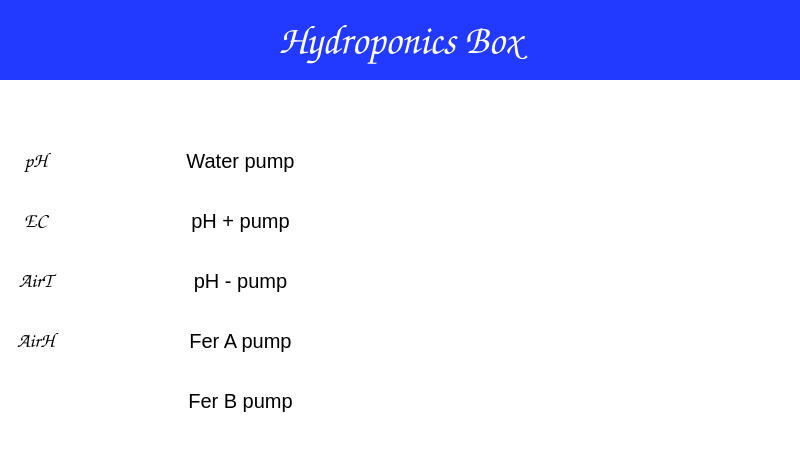
<?xml version="1.0" encoding="UTF-8"?>
<ui version="4.0">
 <class>MainWindow</class>
 <widget class="QMainWindow" name="MainWindow">
  <property name="geometry">
   <rect>
    <x>0</x>
    <y>0</y>
    <width>800</width>
    <height>461</height>
   </rect>
  </property>
  <property name="windowTitle">
   <string>MainWindow</string>
  </property>
  <property name="styleSheet">
   <string notr="true">color: rgb(255, 255, 255);
background-color: rgb(255, 255, 255);</string>
  </property>
  <widget class="QWidget" name="centralWidget">
   <widget class="QCustomPlot" name="customplot" native="true">
    <property name="geometry">
     <rect>
      <x>440</x>
      <y>120</y>
      <width>351</width>
      <height>251</height>
     </rect>
    </property>
   </widget>
   <widget class="QLabel" name="ph_font">
    <property name="geometry">
     <rect>
      <x>10</x>
      <y>140</y>
      <width>51</width>
      <height>41</height>
     </rect>
    </property>
    <property name="font">
     <font>
      <family>Comic Sans MS</family>
      <pointsize>15</pointsize>
      <weight>50</weight>
      <italic>false</italic>
      <bold>false</bold>
     </font>
    </property>
    <property name="autoFillBackground">
     <bool>false</bool>
    </property>
    <property name="styleSheet">
     <string notr="true">color: rgb(0, 0, 0);</string>
    </property>
    <property name="text">
     <string>pH</string>
    </property>
    <property name="alignment">
     <set>Qt::AlignCenter</set>
    </property>
   </widget>
   <widget class="QLabel" name="ph_value">
    <property name="geometry">
     <rect>
      <x>80</x>
      <y>140</y>
      <width>81</width>
      <height>41</height>
     </rect>
    </property>
    <property name="styleSheet">
     <string notr="true">color: rgb(0, 0, 0);</string>
    </property>
    <property name="text">
     <string/>
    </property>
   </widget>
   <widget class="QLabel" name="ec_label">
    <property name="geometry">
     <rect>
      <x>10</x>
      <y>200</y>
      <width>51</width>
      <height>41</height>
     </rect>
    </property>
    <property name="font">
     <font>
      <family>Comic Sans MS</family>
      <pointsize>15</pointsize>
     </font>
    </property>
    <property name="styleSheet">
     <string notr="true">color: rgb(0, 0, 0);</string>
    </property>
    <property name="text">
     <string>EC</string>
    </property>
    <property name="alignment">
     <set>Qt::AlignCenter</set>
    </property>
   </widget>
   <widget class="QLabel" name="ec_value">
    <property name="geometry">
     <rect>
      <x>80</x>
      <y>200</y>
      <width>81</width>
      <height>41</height>
     </rect>
    </property>
    <property name="styleSheet">
     <string notr="true">color: rgb(0, 0, 0);</string>
    </property>
    <property name="text">
     <string/>
    </property>
   </widget>
   <widget class="QLabel" name="AirT_label">
    <property name="geometry">
     <rect>
      <x>10</x>
      <y>260</y>
      <width>51</width>
      <height>41</height>
     </rect>
    </property>
    <property name="font">
     <font>
      <family>Comic Sans MS</family>
      <pointsize>15</pointsize>
     </font>
    </property>
    <property name="styleSheet">
     <string notr="true">color: rgb(0, 0, 0);</string>
    </property>
    <property name="text">
     <string>AirT</string>
    </property>
    <property name="alignment">
     <set>Qt::AlignCenter</set>
    </property>
   </widget>
   <widget class="QLabel" name="AirT_value">
    <property name="geometry">
     <rect>
      <x>80</x>
      <y>260</y>
      <width>81</width>
      <height>41</height>
     </rect>
    </property>
    <property name="styleSheet">
     <string notr="true">color: rgb(0, 0, 0);</string>
    </property>
    <property name="text">
     <string/>
    </property>
   </widget>
   <widget class="QLabel" name="AirH_value">
    <property name="geometry">
     <rect>
      <x>80</x>
      <y>320</y>
      <width>81</width>
      <height>41</height>
     </rect>
    </property>
    <property name="styleSheet">
     <string notr="true">color: rgb(0, 0, 0);</string>
    </property>
    <property name="text">
     <string/>
    </property>
   </widget>
   <widget class="QLabel" name="AirH_label">
    <property name="geometry">
     <rect>
      <x>10</x>
      <y>320</y>
      <width>51</width>
      <height>41</height>
     </rect>
    </property>
    <property name="font">
     <font>
      <family>Comic Sans MS</family>
      <pointsize>15</pointsize>
     </font>
    </property>
    <property name="styleSheet">
     <string notr="true">color: rgb(0, 0, 0);</string>
    </property>
    <property name="text">
     <string>AirH</string>
    </property>
    <property name="alignment">
     <set>Qt::AlignCenter</set>
    </property>
   </widget>
   <widget class="QLabel" name="Hydroponics">
    <property name="geometry">
     <rect>
      <x>0</x>
      <y>0</y>
      <width>800</width>
      <height>80</height>
     </rect>
    </property>
    <property name="font">
     <font>
      <family>Comic Sans MS</family>
      <pointsize>30</pointsize>
      <weight>75</weight>
      <bold>true</bold>
     </font>
    </property>
    <property name="styleSheet">
     <string notr="true">color: rgb(255, 255, 255);
background-color: rgb(34, 58, 255);</string>
    </property>
    <property name="text">
     <string>Hydroponics Box</string>
    </property>
    <property name="alignment">
     <set>Qt::AlignCenter</set>
    </property>
   </widget>
   <widget class="QLabel" name="WPump">
    <property name="geometry">
     <rect>
      <x>180</x>
      <y>140</y>
      <width>121</width>
      <height>41</height>
     </rect>
    </property>
    <property name="font">
     <font>
      <pointsize>15</pointsize>
     </font>
    </property>
    <property name="styleSheet">
     <string notr="true">color: rgb(0, 0, 0);</string>
    </property>
    <property name="text">
     <string>Water pump</string>
    </property>
    <property name="alignment">
     <set>Qt::AlignCenter</set>
    </property>
   </widget>
   <widget class="QLabel" name="pHppump">
    <property name="geometry">
     <rect>
      <x>180</x>
      <y>200</y>
      <width>121</width>
      <height>41</height>
     </rect>
    </property>
    <property name="font">
     <font>
      <pointsize>15</pointsize>
     </font>
    </property>
    <property name="styleSheet">
     <string notr="true">color: rgb(0, 0, 0);</string>
    </property>
    <property name="text">
     <string>pH + pump</string>
    </property>
    <property name="alignment">
     <set>Qt::AlignCenter</set>
    </property>
   </widget>
   <widget class="QLabel" name="pHnpump">
    <property name="geometry">
     <rect>
      <x>180</x>
      <y>260</y>
      <width>121</width>
      <height>41</height>
     </rect>
    </property>
    <property name="font">
     <font>
      <pointsize>15</pointsize>
     </font>
    </property>
    <property name="styleSheet">
     <string notr="true">color: rgb(0, 0, 0);</string>
    </property>
    <property name="text">
     <string>pH - pump</string>
    </property>
    <property name="alignment">
     <set>Qt::AlignCenter</set>
    </property>
   </widget>
   <widget class="QLabel" name="ecA">
    <property name="geometry">
     <rect>
      <x>180</x>
      <y>320</y>
      <width>121</width>
      <height>41</height>
     </rect>
    </property>
    <property name="font">
     <font>
      <pointsize>15</pointsize>
     </font>
    </property>
    <property name="styleSheet">
     <string notr="true">color: rgb(0, 0, 0);</string>
    </property>
    <property name="text">
     <string>Fer A pump</string>
    </property>
    <property name="alignment">
     <set>Qt::AlignCenter</set>
    </property>
   </widget>
   <widget class="QLabel" name="ecb">
    <property name="geometry">
     <rect>
      <x>180</x>
      <y>380</y>
      <width>121</width>
      <height>41</height>
     </rect>
    </property>
    <property name="font">
     <font>
      <pointsize>15</pointsize>
     </font>
    </property>
    <property name="styleSheet">
     <string notr="true">color: rgb(0, 0, 0);</string>
    </property>
    <property name="text">
     <string>Fer B pump</string>
    </property>
    <property name="alignment">
     <set>Qt::AlignCenter</set>
    </property>
   </widget>
   <widget class="clicklabel" name="gr_wP">
    <property name="geometry">
     <rect>
      <x>320</x>
      <y>140</y>
      <width>48</width>
      <height>47</height>
     </rect>
    </property>
    <property name="mouseTracking">
     <bool>true</bool>
    </property>
    <property name="styleSheet">
     <string notr="true">color: rgb(0, 0, 0);</string>
    </property>
    <property name="text">
     <string/>
    </property>
   </widget>
   <widget class="clicklabel" name="gr_pHpp">
    <property name="geometry">
     <rect>
      <x>320</x>
      <y>200</y>
      <width>48</width>
      <height>47</height>
     </rect>
    </property>
    <property name="mouseTracking">
     <bool>true</bool>
    </property>
    <property name="styleSheet">
     <string notr="true">color: rgb(0, 0, 0);</string>
    </property>
    <property name="text">
     <string/>
    </property>
   </widget>
   <widget class="clicklabel" name="gr_pHpn">
    <property name="geometry">
     <rect>
      <x>320</x>
      <y>260</y>
      <width>48</width>
      <height>47</height>
     </rect>
    </property>
    <property name="mouseTracking">
     <bool>true</bool>
    </property>
    <property name="styleSheet">
     <string notr="true">color: rgb(0, 0, 0);</string>
    </property>
    <property name="text">
     <string/>
    </property>
   </widget>
   <widget class="clicklabel" name="gr_fap">
    <property name="geometry">
     <rect>
      <x>320</x>
      <y>320</y>
      <width>48</width>
      <height>47</height>
     </rect>
    </property>
    <property name="mouseTracking">
     <bool>true</bool>
    </property>
    <property name="styleSheet">
     <string notr="true">color: rgb(0, 0, 0);</string>
    </property>
    <property name="text">
     <string/>
    </property>
   </widget>
   <widget class="clicklabel" name="gr_fbp">
    <property name="geometry">
     <rect>
      <x>320</x>
      <y>380</y>
      <width>48</width>
      <height>47</height>
     </rect>
    </property>
    <property name="mouseTracking">
     <bool>true</bool>
    </property>
    <property name="styleSheet">
     <string notr="true">color: rgb(0, 0, 0);</string>
    </property>
    <property name="text">
     <string/>
    </property>
   </widget>
   <widget class="QLabel" name="timedate">
    <property name="geometry">
     <rect>
      <x>10</x>
      <y>90</y>
      <width>241</width>
      <height>21</height>
     </rect>
    </property>
    <property name="text">
     <string/>
    </property>
   </widget>
  </widget>
  <widget class="QStatusBar" name="statusBar"/>
 </widget>
 <layoutdefault spacing="6" margin="11"/>
 <customwidgets>
  <customwidget>
   <class>QCustomPlot</class>
   <extends>QWidget</extends>
   <header>qcustomplot.h</header>
   <container>1</container>
  </customwidget>
  <customwidget>
   <class>clicklabel</class>
   <extends>QLabel</extends>
   <header location="global">clicklabel.h</header>
  </customwidget>
 </customwidgets>
 <resources/>
 <connections/>
</ui>
